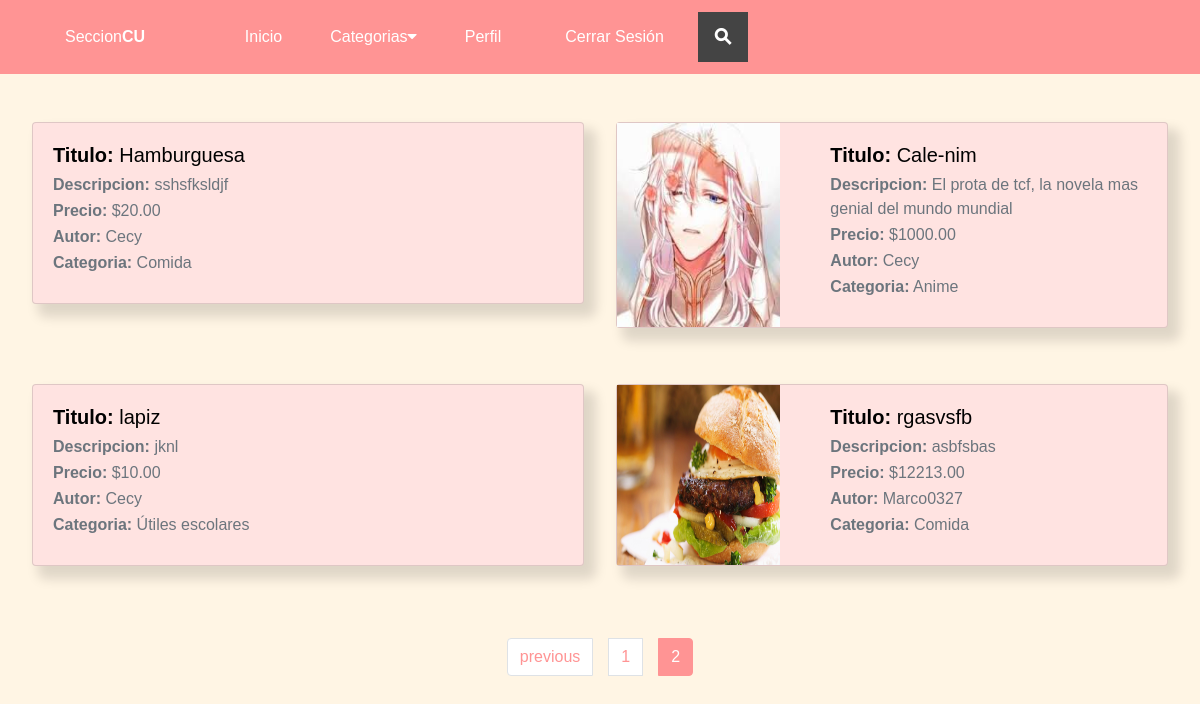
The page /publicaciones/?page=2 on the database as committed earlier.
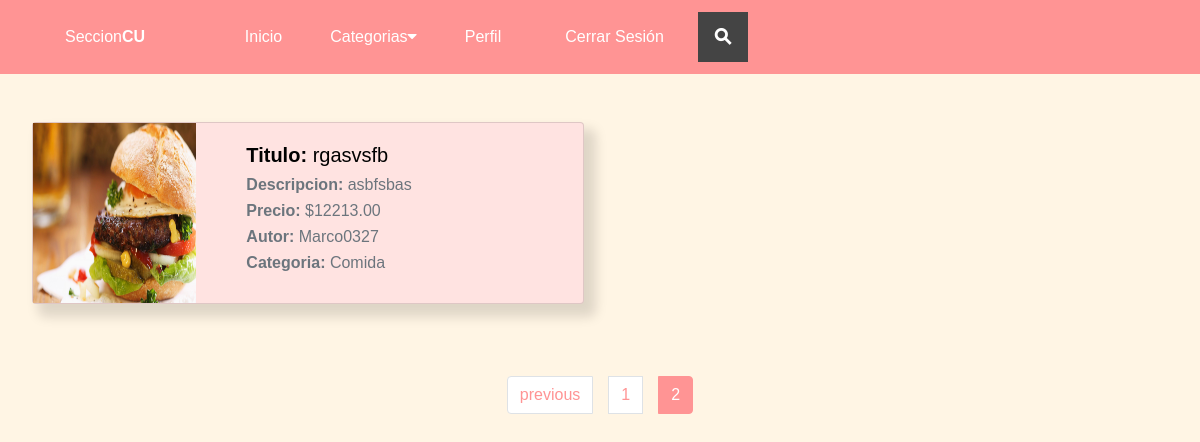
The same page on the database as committed later.
### publicaciones/models.py (models this page shows, shortened)
class Publicaciones(models.Model):
    titulo = models.CharField(max_length=50)
    descripcion = models.CharField(max_length=200)
    imagen =  models.ImageField(upload_to='publicaciones', null=True, blank=True)
    estado = models.BooleanField(default=True)
    autor = models.ForeignKey(User, on_delete=models.CASCADE)
    precio = models.DecimalField(max_digits=10, decimal_places=2)
    categoria = models.ForeignKey(Categoria, on_delete=models.CASCADE)
    created = models.DateField(auto_now_add=True)
    updated = models.DateField(auto_now_add=True)
    class Meta:
        verbose_name='publicacion'
        verbose_name_plural = 'publicaciones'

class Categoria(models.Model):
    nombre = models.CharField(max_length=50)
    created = models.DateField(auto_now_add=True)
    updated = models.DateField(auto_now_add=True)
    class Meta:
        verbose_name='categoria'
        verbose_name_plural = 'categorias'
    def __str__(self):
        return self.nombre

### autentificacion/models.py (models this page shows)
class User(AbstractUser):
    email = models.EmailField(
        verbose_name='email address',
        max_length=255,
        unique=True,
    )
    username = models.CharField(max_length=100, unique=False)
    birthdate = models.DateField(null=True, blank=True)
    phone = models.CharField(max_length=10, null=True, blank=True)
    address = models.CharField(max_length=200, null=True, blank=True)
    photo = models.ImageField(upload_to='autentificacion', null=True, blank=True)
    career = models.CharField(max_length=30,null=True, blank=True)
    created = models.DateField(auto_now_add=True)
    USERNAME_FIELD = 'email'
    REQUIRED_FIELDS = ['username']
    def __str__(self):
        return self.username

### publicaciones/views.py (the view)
# urls.py: path("", views.principal, name="home"),
def principal(request):
    publicaciones_all = Publicaciones.objects.all()
    categorias = Categoria.objects.all()
    paginator = Paginator(publicaciones_all, 6)
    page_number = request.GET.get('page')
    publicaciones = paginator.get_page(page_number)
    return render(request, "publicaciones/home.html", {"publicaciones" : publicaciones, "categorias" : categorias})

### publicaciones/templates/publicaciones/home.html (shortened to what this page needs)
{% extends 'publicaciones/nav.html' %}
{% load static %}
{%block content%}
    <div class="publicaciones-2">
        {%for publicacion in publicaciones%}
        <a href="{%url 'publicacion' publicacion.id%}">
        <div class="card mb-4 sombreado">
            <div class="row g-0">
              {% if publicacion.imagen %}
                <div class="col-md-4">
                    <img class="img-publi" src="{{publicacion.imagen.url}}" class="card-img-top">
                </div>
              {% endif %}
              <div class="col-md-8">
                <div class="card-body">
                    <h5 class="card-title"><span class="span-card">Titulo:</span> {{publicacion.titulo}}</h5>
                    <p class="card-subtitle mb-2 text-muted"><span>Descripcion:</span> {{publicacion.descripcion }}</p>
                    <p class="card-subtitle mb-2 text-muted"><span class="span-card">Precio:</span> ${{publicacion.precio}}</p>
                    <p class="card-subtitle mb-2 text-muted"><span class="span-card">Autor:</span> {{publicacion.autor}}</p>
                    <p class="card-subtitle mb-2 text-muted"><span class="span-card">Categoria:</span> {{publicacion.categoria}}</p>
                </div>
              </div>
            </div>
        </div>
        </a>
        {%endfor%}
    </div>
{% include "publicaciones/paginacion_publicaciones.html" with page_obj=publicaciones  %}
{%endblock%}

Rows that differ between the two databases and show on the page:
removed Publicaciones: titulo "Hamburguesa", descripcion "sshsfksldjf", precio "20.00", autor "Cecy", categoria "Comida"
no longer on this page (row unchanged): Publicaciones: imagen (picture), titulo "Cale-nim", descripcion "El prota de tcf, la novela mas genial del mundo mundial", precio "1000.00", autor "Cecy", categoria "Anime"
no longer on this page (row unchanged): Publicaciones: titulo "lapiz", descripcion "jknl", precio "10.00", autor "Cecy", categoria "Útiles escolares"
